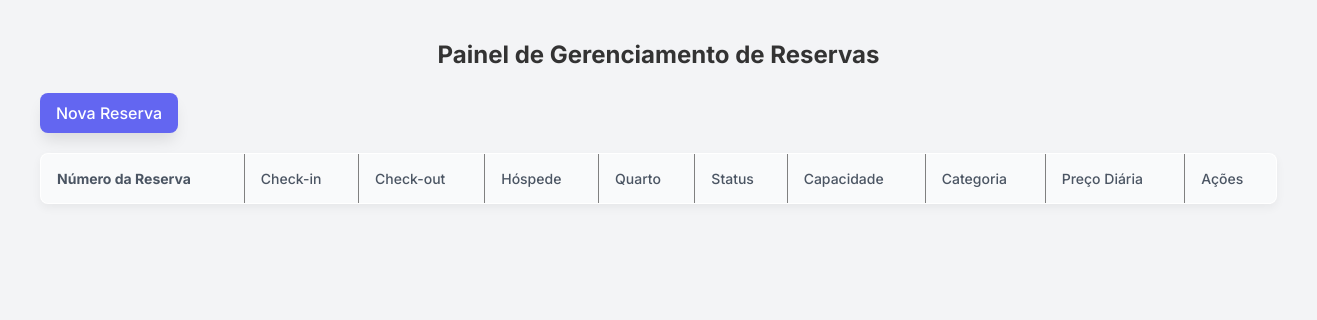
/gestor/reservas/index.php, run on an earlier commit of the app's database.
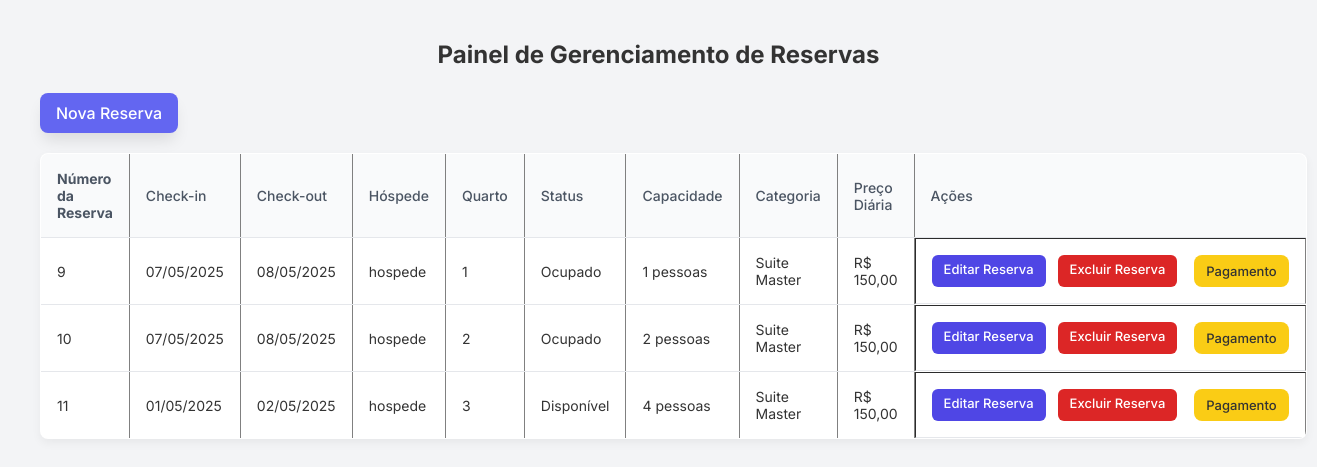
And on a later commit of the database.
### tables this page shows
CREATE TABLE `reserva` (
  `ID_Reserva` int(11) NOT NULL,
  `Checkin` date NOT NULL,
  `Checkout` date NOT NULL,
  `Quarto_ID_Quarto` int(11) NOT NULL,
  `usuarios_ID` int(11) NOT NULL
);

CREATE TABLE `usuarios` (
  `ID` int(11) NOT NULL,
  `Nome` varchar(45) NOT NULL,
  `Email` varchar(45) NOT NULL,
  `Data_Nascimento` varchar(45) NOT NULL,
  `Telefone` varchar(45) NOT NULL,
  `Endereco` varchar(45) NOT NULL,
  `CPF` char(14) NOT NULL,
  `Perfil_ID_Perfil` int(11) NOT NULL,
  `solicitou_exclusao` varchar(45) DEFAULT NULL,
  `Senha` varchar(255) NOT NULL,
  `Data_Solicitacao_Exclusao` datetime DEFAULT current_timestamp()
);

CREATE TABLE `quarto` (
  `ID_Quarto` int(11) NOT NULL,
  `Status` varchar(45) DEFAULT NULL,
  `Capacidade` int(11) DEFAULT NULL,
  `Categoria_ID_Categoria` int(11) NOT NULL,
  `Foto` varchar(255) DEFAULT NULL,
  `Preco_diaria` decimal(10,2) DEFAULT NULL
);

CREATE TABLE `categoria` (
  `ID_Categoria` int(11) NOT NULL,
  `Nome` varchar(50) NOT NULL
);

### gestor/reservas/index.php (the view, shortened to what this page needs)
<?php
require_once '../../config/config.php';
$listaReservas = [];
$sql = $pdo->query("
    SELECT r.ID_Reserva, r.checkin, r.checkout, q.ID_Quarto, q.Status AS Quarto_Status,
    q.Capacidade, q.Preco_diaria, c.Nome AS Categoria, u.Nome AS Hospede_Nome
    FROM reserva r
    INNER JOIN quarto q ON r.Quarto_ID_Quarto = q.ID_Quarto
    INNER JOIN categoria c ON q.Categoria_ID_Categoria = c.ID_Categoria
    LEFT JOIN usuarios u ON r.usuarios_ID = u.ID
");
if ($sql->rowCount() > 0) {
    $listaReservas = $sql->fetchAll(PDO::FETCH_ASSOC);
}
?>
<!DOCTYPE html>
<html lang="pt-br">
<head>
    <link rel="stylesheet" href="reservas.css">
    <link rel="stylesheet" href="https://cdn.datatables.net/2.2.2/css/dataTables.dataTables.css" />
</head>
<body>
    <h2>Painel de Gerenciamento de Reservas</h2>
    <a href="adicionar_reserva.php" class="btn-add">Nova Reserva</a>
    <table border="1" id="myTable" class="cell-border stripe hover" width="100%">
        <thead>
            <tr>
                <th><strong>Número da
                    Reserva</strong></th>
                <th>Check-in</th>
                <th>Check-out</th>
                <th>Hóspede</th>
                <th>Quarto</th>
                <th>Status</th>
                <th>Capacidade</th>
                <th>Categoria</th>
                <th>Preço Diária</th>
                <th>Ações</th>
            </tr>
        </thead>
        <tbody>
            <?php foreach ($listaReservas as $reserva): ?>
                <tr>
                    <td><?= $reserva['ID_Reserva']; ?></td>
                    <td><?= date('d/m/Y', strtotime($reserva['checkin'])); ?></td>
                    <td><?= date('d/m/Y', strtotime($reserva['checkout'])); ?></td>
                    <td><?= $reserva['Hospede_Nome']; ?></td>
                    <td><?= $reserva['ID_Quarto']; ?></td>
                    <td>
                        <?php
                        $hoje = date('Y-m-d');
                        $checkin = $reserva['checkin'];
                        $checkout = $reserva['checkout'];
                        if ($reserva['Quarto_Status'] === 'Manutencao') {
                            echo 'Manutenção';
                        } elseif ($checkin <= $hoje && $checkout >= $hoje) {
                            echo 'Ocupado';
                        } else {
                            echo 'Disponível';
                        }
                        ?>
                    </td>
                    <td><?= $reserva['Capacidade']; ?> pessoas</td>
                    <td><?= $reserva['Categoria']; ?></td>
                    <td>R$ <?= number_format($reserva['Preco_diaria'], 2, ',', '.'); ?></td>
                    <td>
                        <a href="#" class="btn-action btn-edit">Editar Reserva</a>
                        <a href="../../actions/excluir_reserva.php?id=<?= $reserva['ID_Reserva']; ?>" class="btn-action btn-delete" onclick="return confirm('Você tem certeza que deseja excluir essa reserva?')">Excluir Reserva</a>
                        <a href="detalhes_reserva.php?id=<?= $reserva['ID_Reserva']; ?>" class="btn-action btn-more">Pagamento</a>
                    </td>
                </tr>
            <?php endforeach; ?>
        </tbody>
    </table>
</body>
</html>

What changed in the data, as far as the page shows it:
added reserva: ID_Reserva "9", Checkin "07/05/2025", Checkout "08/05/2025", usuarios_ID.Nome "hospede", Quarto_ID_Quarto.ID_Quarto "1", shows "Ocupado", Quarto_ID_Quarto.Capacidade "1", categoria.Nome "Suite Master", Quarto_ID_Quarto.Preco_diaria "150,00"
added reserva: ID_Reserva "10", Checkin "07/05/2025", Checkout "08/05/2025", usuarios_ID.Nome "hospede", Quarto_ID_Quarto.ID_Quarto "2", shows "Ocupado", Quarto_ID_Quarto.Capacidade "2", categoria.Nome "Suite Master", Quarto_ID_Quarto.Preco_diaria "150,00"
added reserva: ID_Reserva "11", Checkin "01/05/2025", Checkout "02/05/2025", usuarios_ID.Nome "hospede", Quarto_ID_Quarto.ID_Quarto "3", shows "Disponível", Quarto_ID_Quarto.Capacidade "4", categoria.Nome "Suite Master", Quarto_ID_Quarto.Preco_diaria "150,00"
